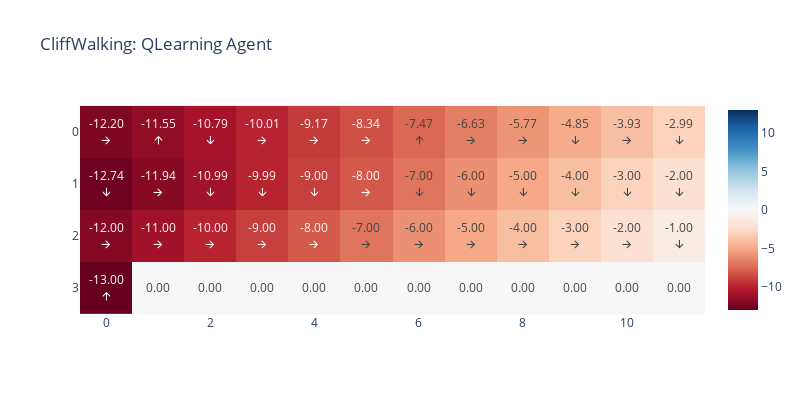
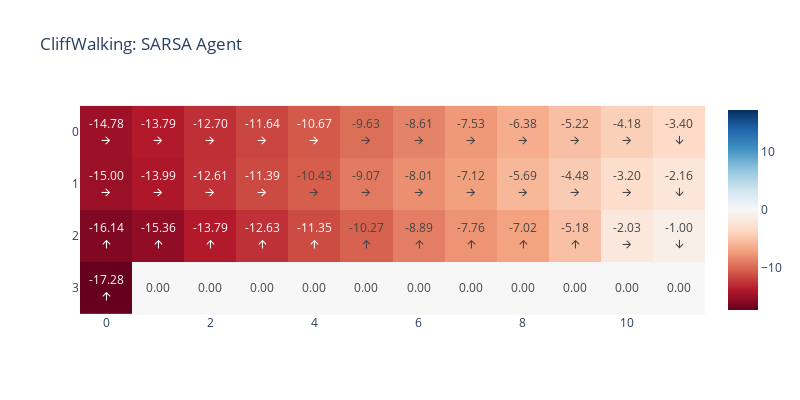
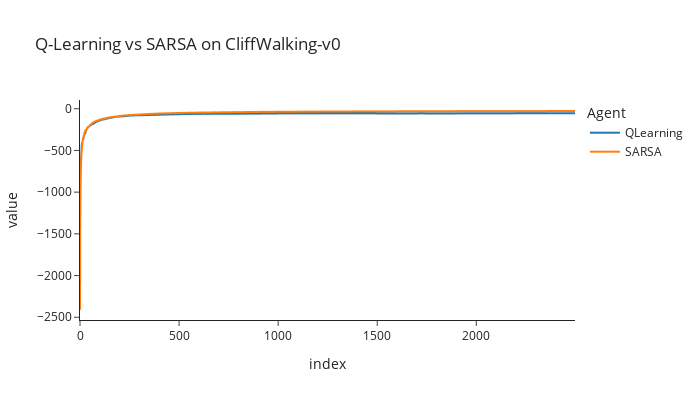

Source (notebook cell) for these figures, in order:
### Code cell
gamma = 1
seed = 0

config_cliff = AgentConfig(epsilon=0.1, lr = 0.1, optimism=0)
env = gym.make("CliffWalking-v0")
n_runs = 2500
args_cliff = (env, config_cliff, gamma, seed)

returns_list = []
name_list = []
agents: list[QLearning | SARSA] = [QLearning(*args_cliff), SARSA(*args_cliff)]

for agent in agents:
    returns = agent.train(n_runs)[1:]
    returns_list.append(utils.cummean(returns))
    name_list.append(agent.name)
    V = agent.Q.max(axis=-1).reshape(4, 12)
    pi = agent.Q.argmax(axis=-1).reshape(4, 12)
    cliffwalk_imshow(V, pi, title=f"CliffWalking: {agent.name} Agent", width=800, height=400)

line(
    returns_list,
    names=name_list,
    template="simple_white",
    title="Q-Learning vs SARSA on CliffWalking-v0",
    labels={"x": "Episode", "y": "Avg. reward", "variable": "Agent"},
    width=700, height=400,
)

### Figure 1 — Plotly figure (JSON) as saved in the notebook; plotly's stock layout.template omitted (floating-point values rounded to 4 significant figures)
{"data": [{"coloraxis": "coloraxis", "hovertemplate": "x: %{x}<br>y: %{y}<br>color: %{z}<extra></extra>", "name": "0", "text": [["-12.20<br>🡪", "-11.55<br>🡩", "-10.79<br>🡫", "-10.01<br>🡪", "-9.17<br>🡪", "-8.34<br>🡪", "-7.47<br>🡩", "-6.63<br>🡪", "-5.77<br>🡪", "-4.85<br>🡫", "-3.93<br>🡪", "-2.99<br>🡫"], ["-12.74<br>🡫", "-11.94<br>🡪", "-10.99<br>🡫", "-9.99<br>🡫", "-9.00<br>🡫", "-8.00<br>🡪", "-7.00<br>🡫", "-6.00<br>🡫", "-5.00<br>🡫", "-4.00<br>🡫", "-3.00<br>🡫", "-2.00<br>🡫"], ["-12.00<br>🡪", "-11.00<br>🡪", "-10.00<br>🡪", "-9.00<br>🡪", "-8.00<br>🡪", "-7.00<br>🡪", "-6.00<br>🡪", "-5.00<br>🡪", "-4.00<br>🡪", "-3.00<br>🡪", "-2.00<br>🡪", "-1.00<br>🡫"], ["-13.00<br>🡩", "0.00", "0.00", "0.00", "0.00", "0.00", "0.00", "0.00", "0.00", "0.00", "0.00", "0.00"]], "texttemplate": "%{text}", "type": "heatmap", "xaxis": "x", "yaxis": "y", "z": [[-12.2, -11.55, -10.79, -10.01, -9.171, -8.341, -7.47, -6.632, -5.774, -4.853, -3.929, -2.993], [-12.74, -11.94, -10.99, -9.995, -8.998, -7.999, -7.0, -6.0, -5.0, -4.0, -3.0, -2.0], [-12.0, -11.0, -10.0, -9.0, -8.0, -7.0, -6.0, -5.0, -4.0, -3.0, -2.0, -1.0], [-13.0, 0, 0, 0, 0, 0, 0, 0, 0, 0, 0, 0]]}], "layout": {"coloraxis": {"cmid": 0, "colorscale": [[0, "rgb(103,0,31)"], [0.1, "rgb(178,24,43)"], [0.2, "rgb(214,96,77)"], [0.3, "rgb(244,165,130)"], [0.4, "rgb(253,219,199)"], [0.5, "rgb(247,247,247)"], [0.6, "rgb(209,229,240)"], [0.7, "rgb(146,197,222)"], [0.8, "rgb(67,147,195)"], [0.9, "rgb(33,102,172)"], [1, "rgb(5,48,97)"]]}, "height": 400, "title": {"text": "CliffWalking: QLearning Agent"}, "width": 800, "xaxis": {"anchor": "y", "constrain": "domain", "domain": [0, 1], "scaleanchor": "y"}, "yaxis": {"anchor": "x", "autorange": "reversed", "constrain": "domain", "domain": [0, 1]}}}

### Figure 2 — Plotly figure (JSON) as saved in the notebook; plotly's stock layout.template omitted (floating-point values rounded to 4 significant figures)
{"data": [{"coloraxis": "coloraxis", "hovertemplate": "x: %{x}<br>y: %{y}<br>color: %{z}<extra></extra>", "name": "0", "text": [["-14.78<br>🡪", "-13.79<br>🡪", "-12.70<br>🡪", "-11.64<br>🡪", "-10.67<br>🡪", "-9.63<br>🡪", "-8.61<br>🡪", "-7.53<br>🡪", "-6.38<br>🡪", "-5.22<br>🡪", "-4.18<br>🡪", "-3.40<br>🡫"], ["-15.00<br>🡪", "-13.99<br>🡪", "-12.61<br>🡪", "-11.39<br>🡪", "-10.43<br>🡪", "-9.07<br>🡪", "-8.01<br>🡪", "-7.12<br>🡪", "-5.69<br>🡪", "-4.48<br>🡪", "-3.20<br>🡪", "-2.16<br>🡫"], ["-16.14<br>🡩", "-15.36<br>🡩", "-13.79<br>🡩", "-12.63<br>🡩", "-11.35<br>🡩", "-10.27<br>🡩", "-8.89<br>🡩", "-7.76<br>🡩", "-7.02<br>🡩", "-5.18<br>🡩", "-2.03<br>🡪", "-1.00<br>🡫"], ["-17.28<br>🡩", "0.00", "0.00", "0.00", "0.00", "0.00", "0.00", "0.00", "0.00", "0.00", "0.00", "0.00"]], "texttemplate": "%{text}", "type": "heatmap", "xaxis": "x", "yaxis": "y", "z": [[-14.78, -13.79, -12.7, -11.64, -10.67, -9.635, -8.615, -7.527, -6.384, -5.22, -4.177, -3.404], [-15.0, -13.99, -12.61, -11.39, -10.43, -9.066, -8.007, -7.117, -5.693, -4.476, -3.201, -2.156], [-16.14, -15.36, -13.79, -12.63, -11.35, -10.27, -8.887, -7.765, -7.017, -5.183, -2.027, -1.0], [-17.28, 0, 0, 0, 0, 0, 0, 0, 0, 0, 0, 0]]}], "layout": {"coloraxis": {"cmid": 0, "colorscale": [[0, "rgb(103,0,31)"], [0.1, "rgb(178,24,43)"], [0.2, "rgb(214,96,77)"], [0.3, "rgb(244,165,130)"], [0.4, "rgb(253,219,199)"], [0.5, "rgb(247,247,247)"], [0.6, "rgb(209,229,240)"], [0.7, "rgb(146,197,222)"], [0.8, "rgb(67,147,195)"], [0.9, "rgb(33,102,172)"], [1, "rgb(5,48,97)"]]}, "height": 400, "title": {"text": "CliffWalking: SARSA Agent"}, "width": 800, "xaxis": {"anchor": "y", "constrain": "domain", "domain": [0, 1], "scaleanchor": "y"}, "yaxis": {"anchor": "x", "autorange": "reversed", "constrain": "domain", "domain": [0, 1]}}}

### Figure 3 — Plotly figure (JSON) as saved in the notebook; plotly's stock layout.template omitted (floating-point values rounded to 4 significant figures; data arrays with more than 128 entries replaced by an {"elided": "..."} marker saying what was removed)
{"data": [{"hovertemplate": "Agent=wide_variable_0<br>index=%{x}<br>value=%{y}<extra></extra>", "legendgroup": "wide_variable_0", "line": {"color": "#1F77B4", "dash": "solid"}, "marker": {"symbol": "circle"}, "mode": "lines", "name": "QLearning", "showlegend": true, "type": "scattergl", "x": {"elided": "2499 int values"}, "xaxis": "x", "y": {"elided": "2499 float values"}, "yaxis": "y"}, {"hovertemplate": "Agent=wide_variable_1<br>index=%{x}<br>value=%{y}<extra></extra>", "legendgroup": "wide_variable_1", "line": {"color": "#FF7F0E", "dash": "solid"}, "marker": {"symbol": "circle"}, "mode": "lines", "name": "SARSA", "showlegend": true, "type": "scattergl", "x": {"elided": "2499 int values"}, "xaxis": "x", "y": {"elided": "2499 float values"}, "yaxis": "y"}], "layout": {"height": 400, "hovermode": "x unified", "legend": {"title": {"text": "Agent"}, "tracegroupgap": 0}, "title": {"text": "Q-Learning vs SARSA on CliffWalking-v0"}, "width": 700, "xaxis": {"anchor": "y", "domain": [0, 1], "title": {"text": "index"}}, "yaxis": {"anchor": "x", "domain": [0, 1], "title": {"text": "value"}}}}
